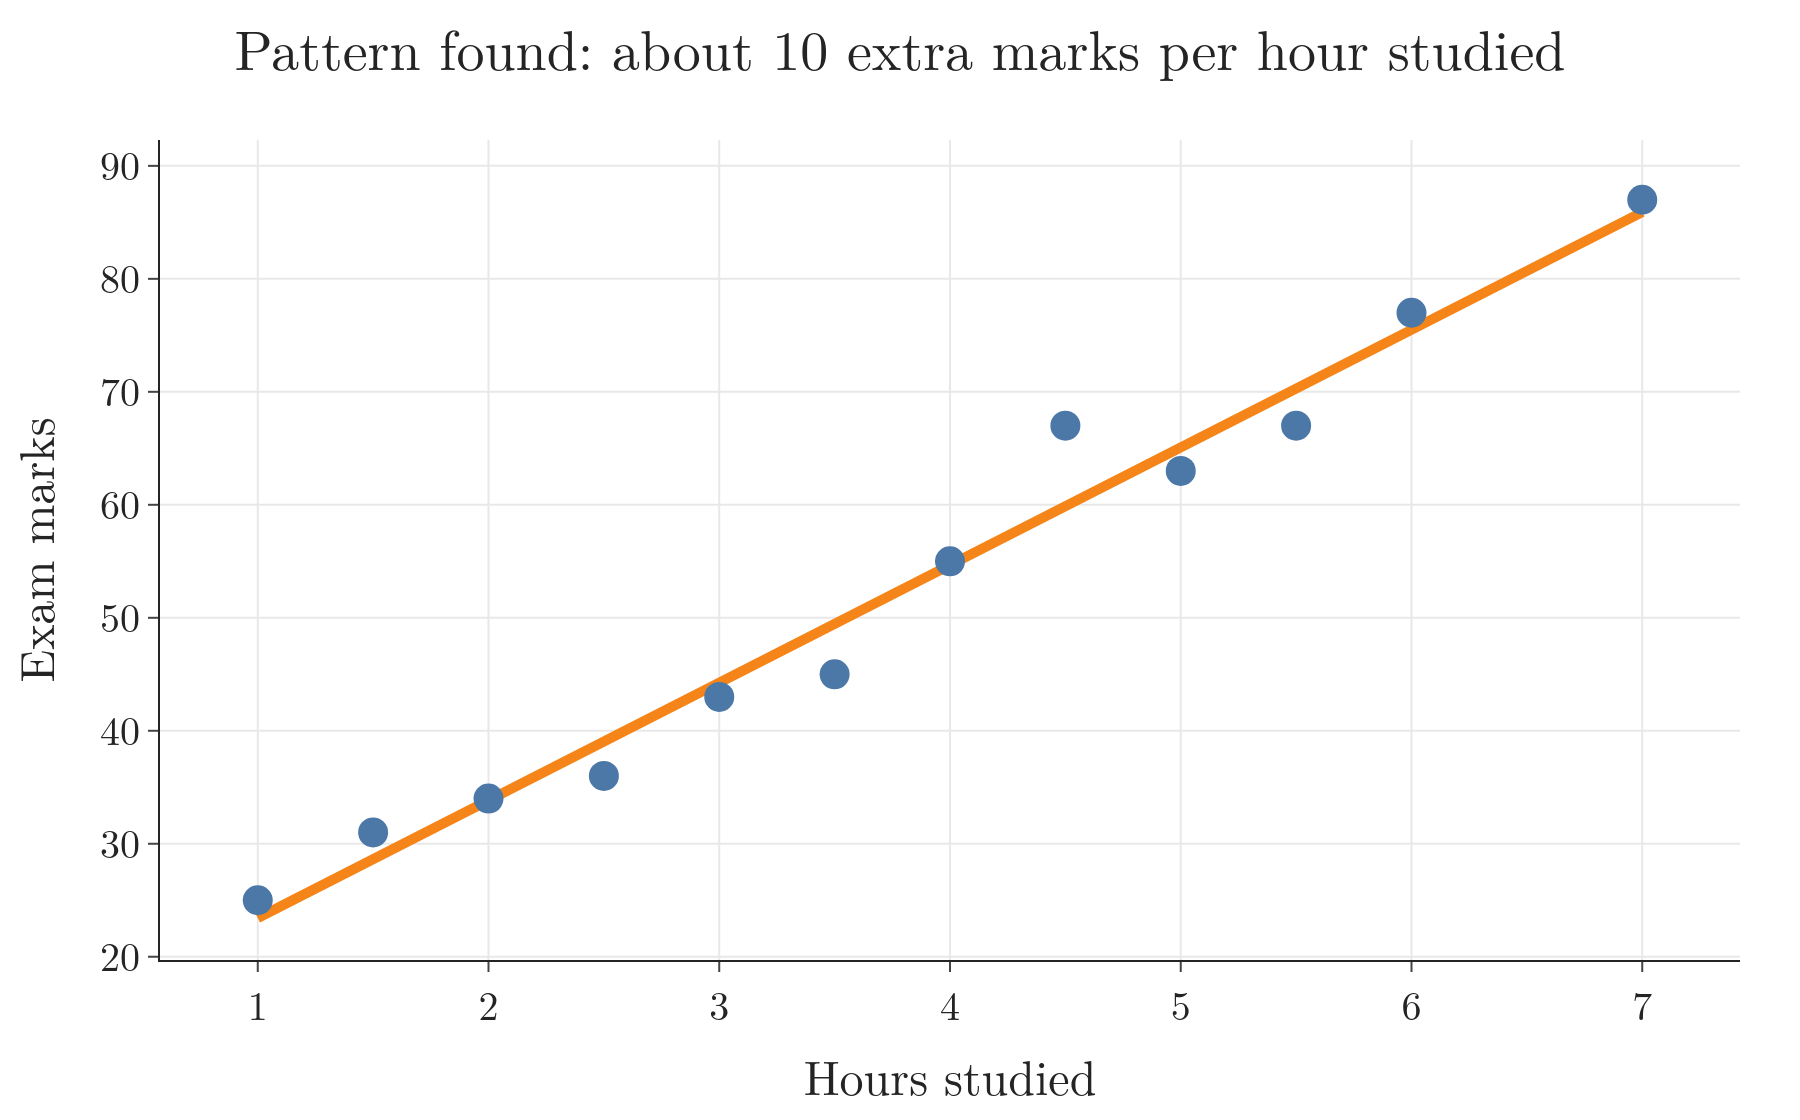

Here is the Python script that generated this plot:
"""A pattern in data: marks rise with hours studied. Example data, not real. Plotly: a scatter with its fitted line."""
from pathlib import Path

import numpy as np
import plotly.graph_objects as go

here = Path(__file__).parent
rng = np.random.default_rng(7)
hours = np.array([1, 1.5, 2, 2.5, 3, 3.5, 4, 4.5, 5, 5.5, 6, 7])
marks = np.clip(10 * hours + 15 + rng.normal(0, 5, hours.size), 0, 100).round()
m, b = np.polyfit(hours, marks, 1)
xs = np.array([hours.min(), hours.max()])

fig = go.Figure()
fig.add_scatter(x=xs, y=m * xs + b, mode="lines", line=dict(color="#F58518", width=5), showlegend=False)
fig.add_scatter(x=hours, y=marks, mode="markers", marker=dict(size=15, color="#4C78A8"), showlegend=False)
fig.update_layout(template="simple_white", width=900, height=560, font=dict(family="Latin Modern Roman", size=20),
                  title=dict(text="Pattern found: about 10 extra marks per hour studied", x=0.5),
                  xaxis=dict(title="Hours studied", showgrid=True), yaxis=dict(title="Exam marks", showgrid=True),
                  margin=dict(l=80, r=30, t=70, b=70))
fig.write_image(here / "pattern_in_data.png", scale=2)
fig.write_image(here / "pattern_in_data.pdf")
